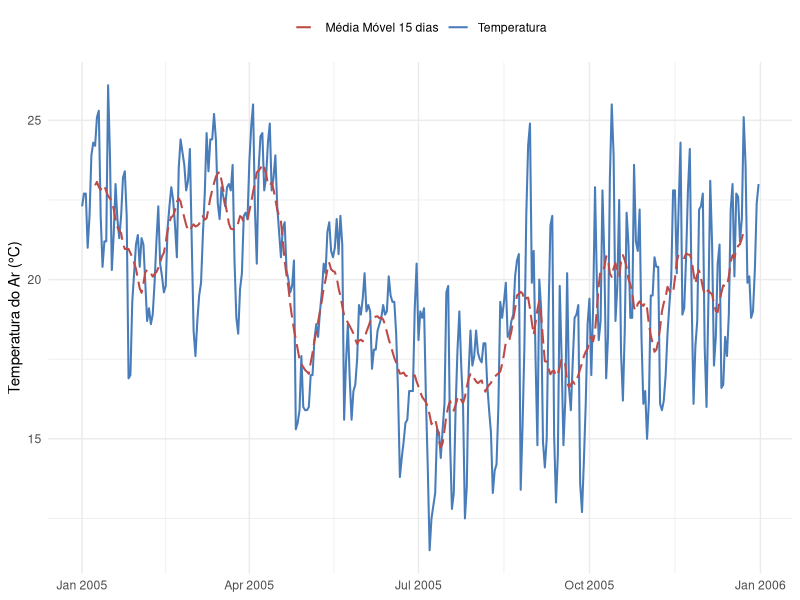
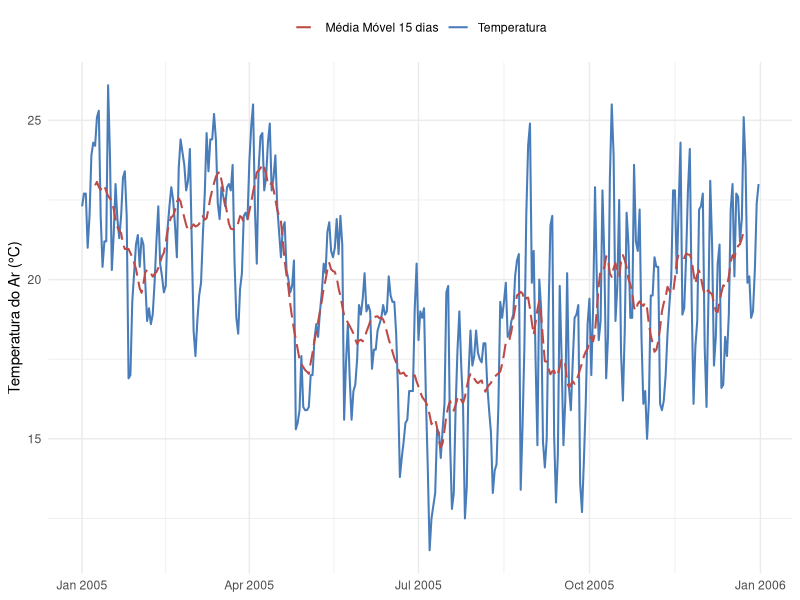

Generate these figures, in order, with R:
##################################################################
##  script para calcular e plotar a média móvel de 15 dias      ##
##  para os dados de temperatura do ar                         ###
##                                                             ###
## desenvolvido por: Mercel Santos                             ###
## contato: contato@mercelsantos.com                           ###
## instagram: @mercelsantos                                    ###
##################################################################

####################################################
## Carregando os pacotes                         ###
##                                               ###
## certifique-se de que todos os pacotes         ###
## usados abaixo estão instalados                ###
####################################################

library(ggplot2)  #Para ploltar dados
library(lubridate) # Para manipulação de datas
library(dplyr)     # Para manipulação de dados
library(zoo)       # Para análise de séries temporais     

#Definindo diretório de trabalho
setwd('/home/mercel/mega/work/banners/media_movel')


##############################################
##       lendo os dados                   ####
##############################################

dados <- read.csv('dados/temperatura.csv') %>% #Leitura do arquivo .csv
  mutate(data=ymd(paste0(ano,'-',mes,'-',dia))) %>%  #Criando a coluna data
  dplyr::select(data,t.ar) %>% # Selecionando colunas que serão utilizadas
  mutate(m.movel.15=rollmean(t.ar,k=15,fill=NA)) #Calculando média móvel de 15 dias

##############################################
##       plotando os dados                ####
##############################################

ggplot(dados,aes(data,t.ar))+ #Definindo dados e valores dos eixos
  geom_line(aes(col="Temperatura",lty="Temperatura"),lwd=.7)+ # Adcionando linha da temperatura
  geom_line(aes(y=m.movel.15,col="Média Móvel 15 dias",
                lty="Média Móvel 15 dias"),lwd=.7)+  # Adicionando linha da média movel 
  scale_color_manual(values = c('#BD4A46','#497DBA'))+ # Definindo cores das linhas
  scale_linetype_manual(values = c('longdash', 'solid'))+ # Definindo tipos de linhas
  labs(x=NULL,y='Temperatura do Ar (°C)',  #Títulos dos eixos
       col=NULL,
       linetype=NULL)+
  theme_minimal()+ #Definindo tema
  theme(legend.position = 'top') # Definindo posição da legenda


##############################################
##       salvando os dados                ####
##############################################

ggsave(filename = 'figs/media_movel.png',
       width = 6.71,
       height = 4.14,
       scale = .85)
